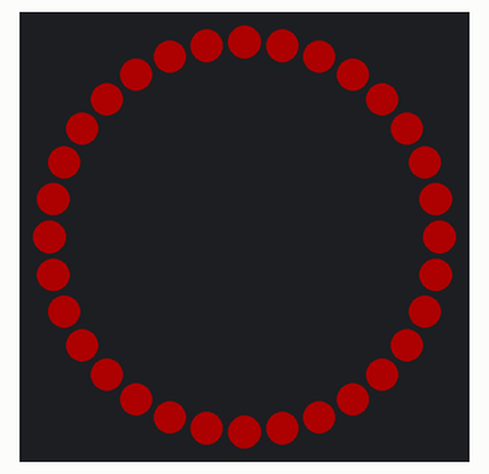
A program run on a simulated Circuit Playground running CircuitPython. Parts: 32 RGB LEDs in a ring, first at the top, clockwise. Dim RGB values are drawn brighter than linear.

Above: at 0.1 s.
At 1.1 s:
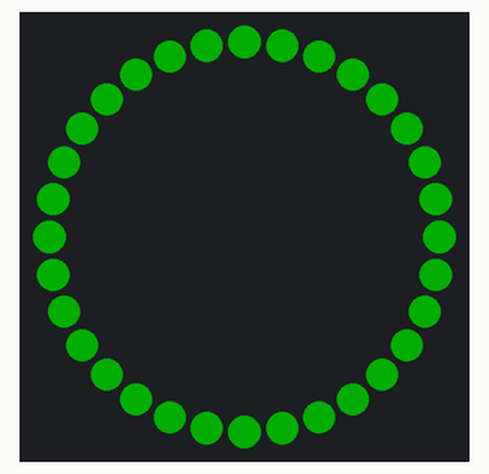
At 2.1 s:
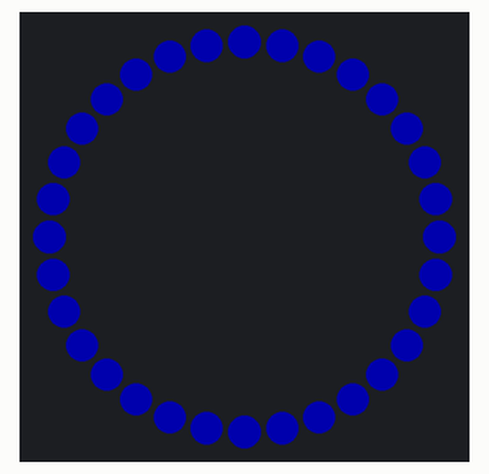
At 3.46 s:
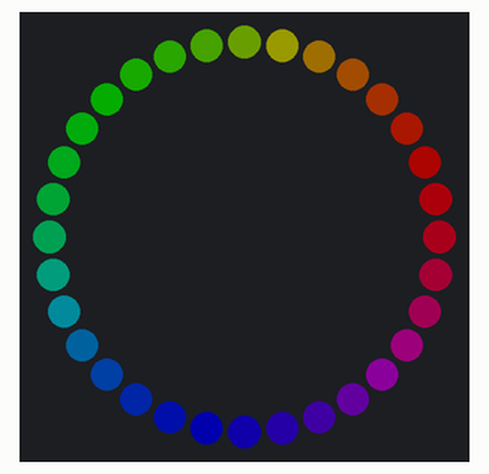
At 4.07 s:
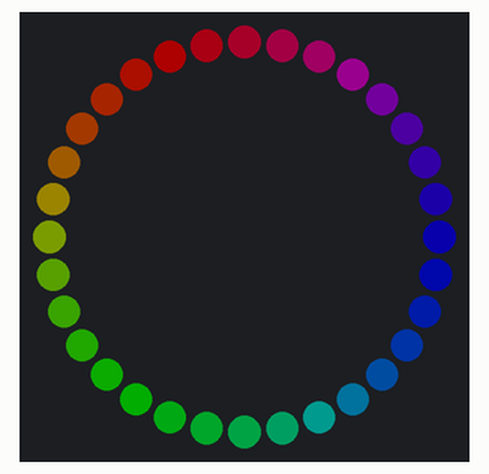
At 4.97 s:
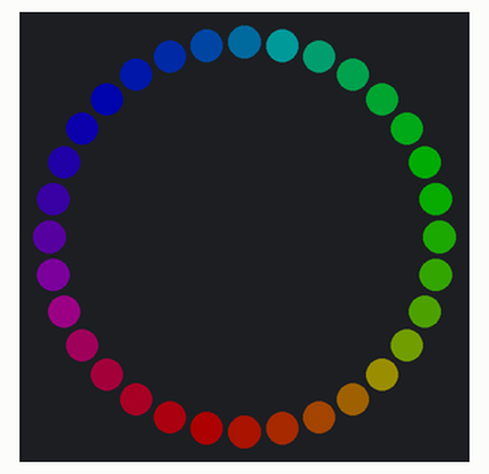

Measured:
- by itself, everything shown: repeats every 5.3 s, in 11 steps
- what the display in image 1 shows lasts 1.0 s, from 1.0 s to 2.0 s

The program:

code.py
```python
import time
import board
import neopixel


# On CircuitPlayground Express, and boards with built in status NeoPixel -> board.NEOPIXEL
# Otherwise choose an open pin connected to the Data In of the NeoPixel strip, i.e. board.D1
pixel_pin = board.D6

# On a Raspberry pi, use this instead, not all pins are supported
#pixel_pin = board.D18

# The number of NeoPixels
num_pixels = 32

# The order of the pixel colors - RGB or GRB. Some NeoPixels have red and green reversed!
# For RGBW NeoPixels, simply change the ORDER to RGBW or GRBW.
ORDER = neopixel.GRB

pixels = neopixel.NeoPixel(pixel_pin, num_pixels, brightness=0.2, auto_write=False,
                           pixel_order=ORDER)


def wheel(pos):
    # Input a value 0 to 255 to get a color value.
    # The colours are a transition r - g - b - back to r.
    if pos < 0 or pos > 255:
        r = g = b = 0
    elif pos < 85:
        r = int(pos * 3)
        g = int(255 - pos*3)
        b = 0
    elif pos < 170:
        pos -= 85
        r = int(255 - pos*3)
        g = 0
        b = int(pos*3)
    else:
        pos -= 170
        r = 0
        g = int(pos*3)
        b = int(255 - pos*3)
    return (r, g, b) if ORDER == neopixel.RGB or ORDER == neopixel.GRB else (r, g, b, 0)


def rainbow_cycle(wait):
    for j in range(255):
        for i in range(num_pixels):
            pixel_index = (i * 256 // num_pixels) + j
            pixels[i] = wheel(pixel_index & 255)
        pixels.show()
        time.sleep(wait)


while True:
    # Comment this line out if you have RGBW/GRBW NeoPixels
    pixels.fill((255, 0, 0))
    # Uncomment this line if you have RGBW/GRBW NeoPixels
    # pixels.fill((255, 0, 0, 0))
    pixels.show()
    time.sleep(1)

    # Comment this line out if you have RGBW/GRBW NeoPixels
    pixels.fill((0, 255, 0))
    # Uncomment this line if you have RGBW/GRBW NeoPixels
    # pixels.fill((0, 255, 0, 0))
    pixels.show()
    time.sleep(1)

    # Comment this line out if you have RGBW/GRBW NeoPixels
    pixels.fill((0, 0, 255))
    # Uncomment this line if you have RGBW/GRBW NeoPixels
    # pixels.fill((0, 0, 255, 0))
    pixels.show()
    time.sleep(1)

    rainbow_cycle(0.001)    # rainbow cycle with 1ms delay per step
```
